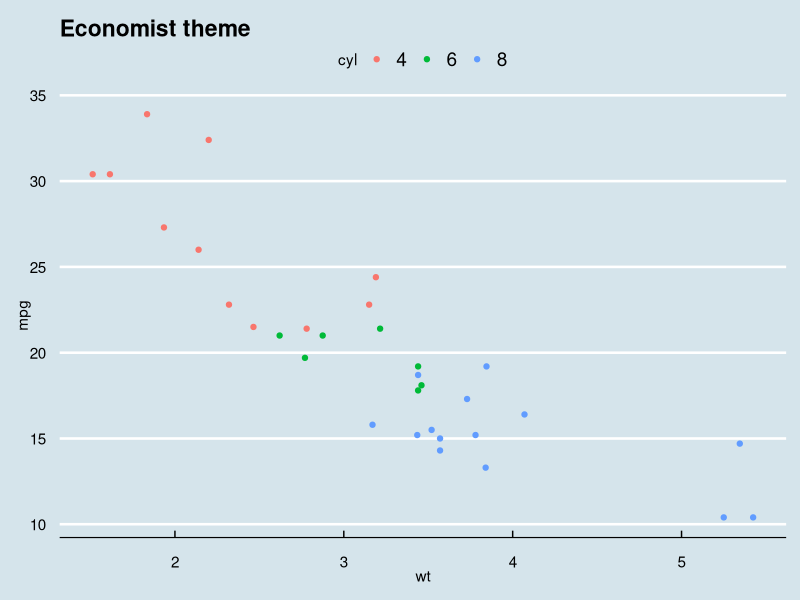
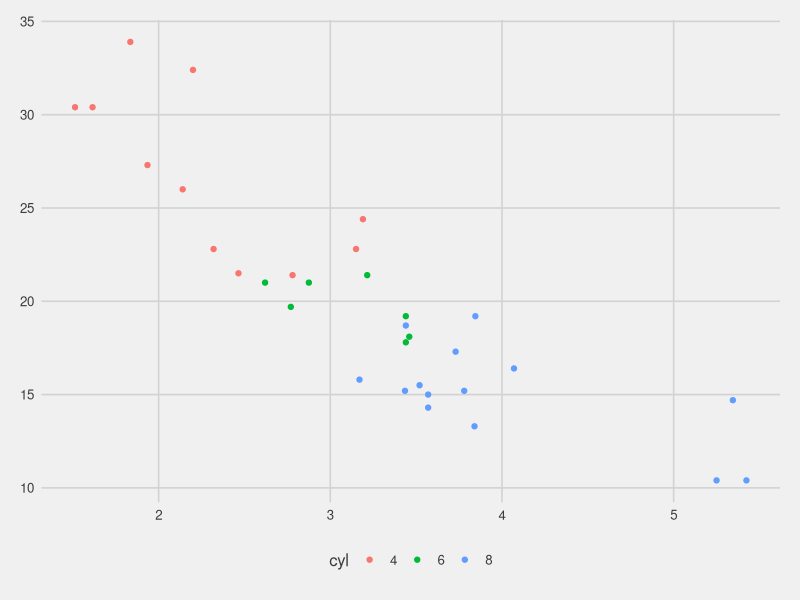
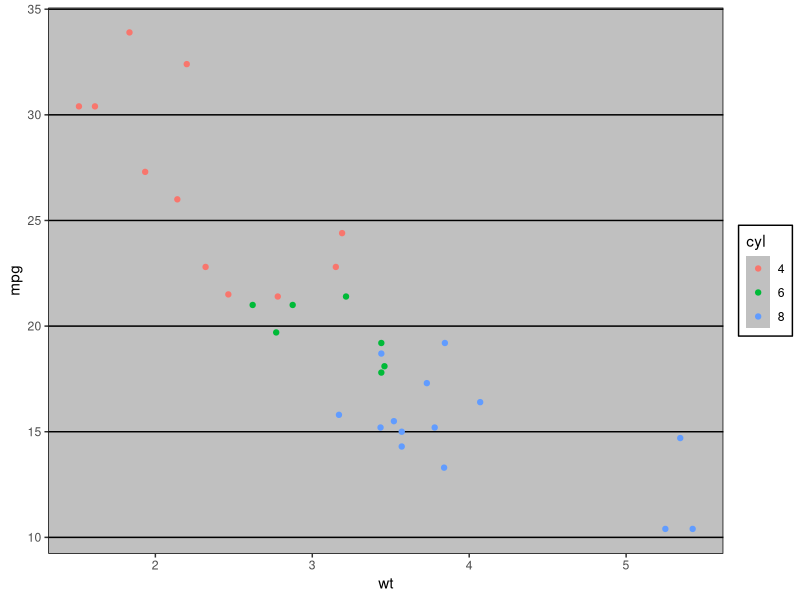
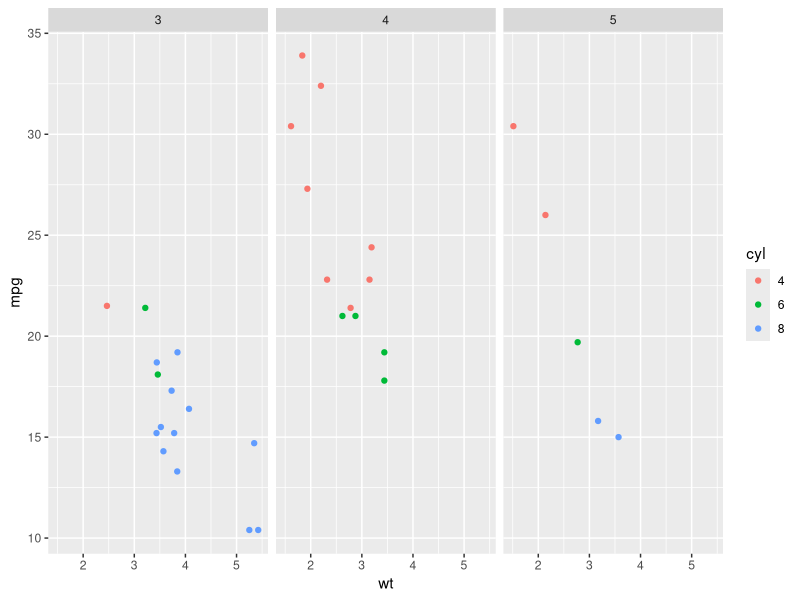
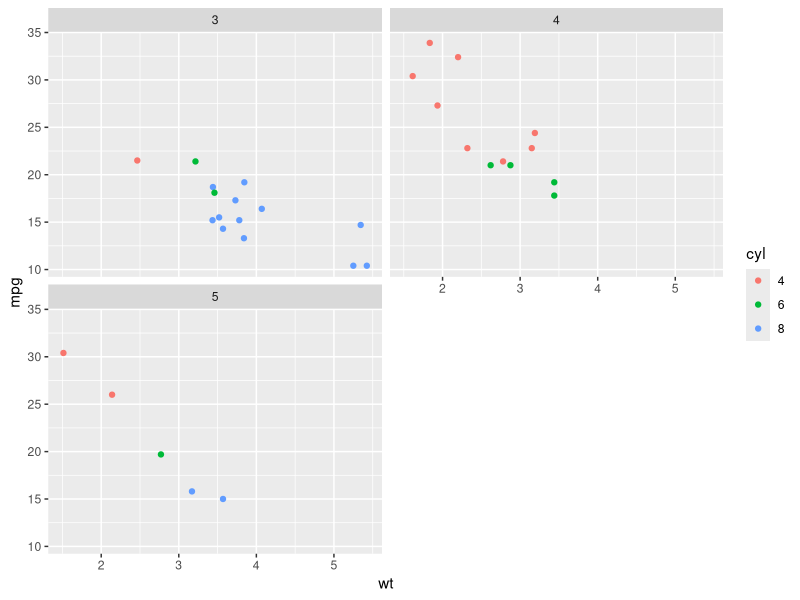
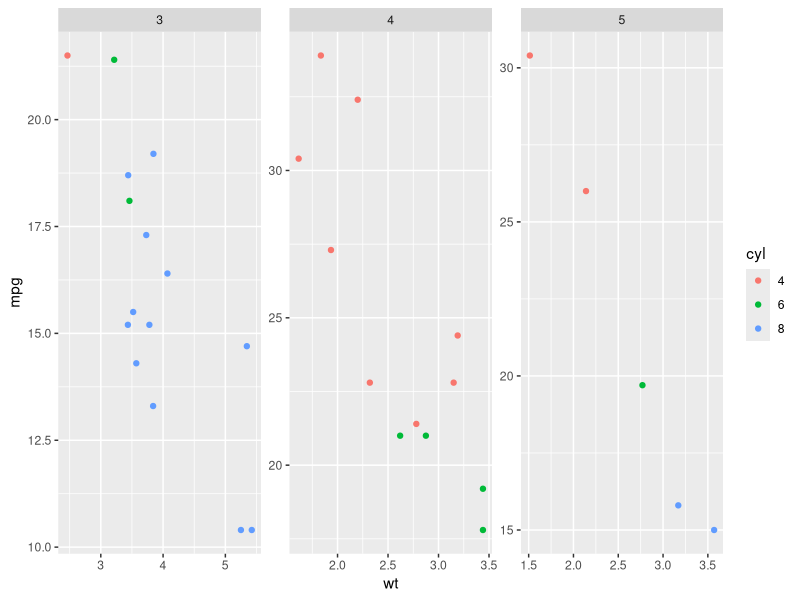
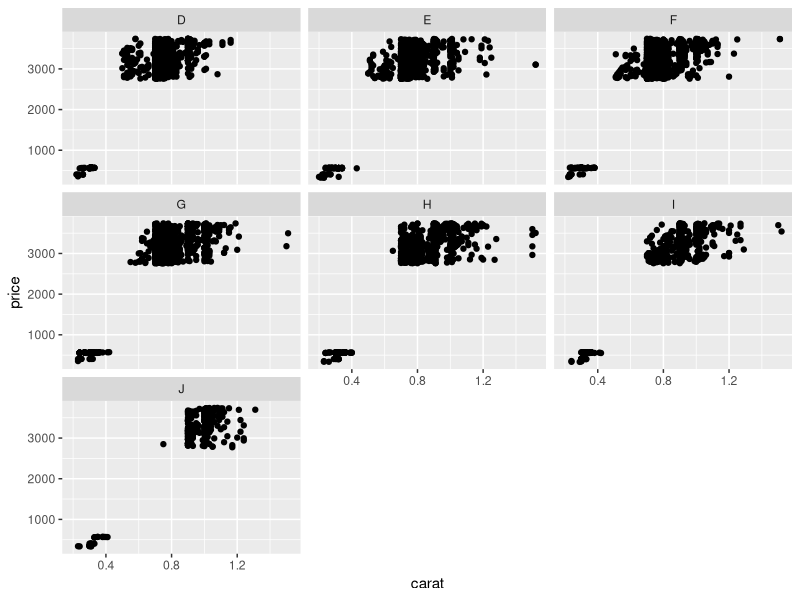
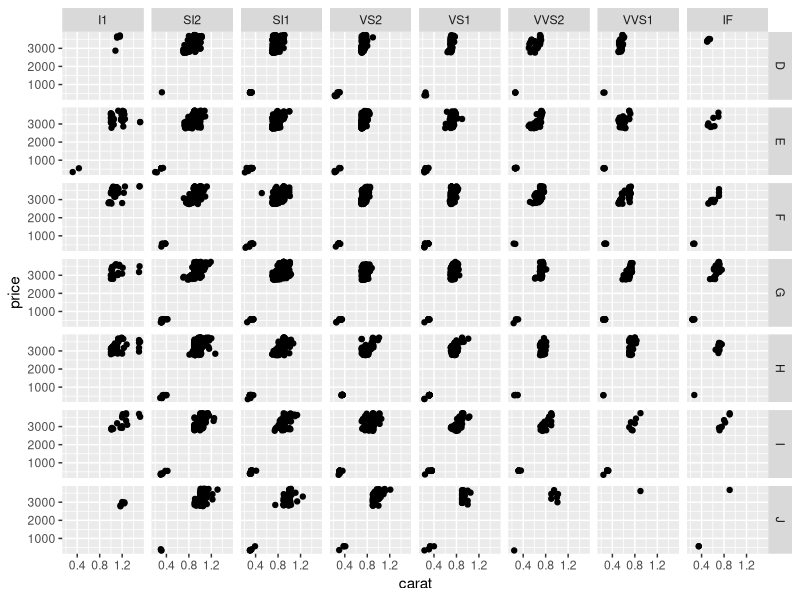

Recreate these plots in R, in order.
## ---- chunk 1
library(ggplot2)
mt = mtcars
mt$cyl = as.factor(mt$cyl)
# and redefine the plot with the new data
mtplot = ggplot(mt, aes(x = wt, y = mpg, color = cyl)) +
    geom_point()
## ---- chunk 2
library(ggthemes)
mtplot + theme_economist() +
    labs(title = "Economist theme")

mtplot + theme_fivethirtyeight()
mtplot + theme_excel()
## ---- chunk 3
mtplot + facet_wrap(~ gear)

mtplot + facet_wrap(~ gear, ncol = 2)
mtplot + facet_wrap(~ gear, scales = "free")

## ---- chunk 4
diam = diamonds[1:5000, ]

dplot =ggplot(diam, aes(x = carat, y = price)) +
    geom_point()

dplot + facet_wrap(~ color)

dplot + facet_grid(color ~ clarity)
## ---- chunk 5
ggplot(diamonds, aes(x = carat, y = price)) + geom_point(alpha = 0.05, shape = 20)

ggplot(diamonds, aes(x = carat, y = price)) +
    stat_bin_2d(bins = 60)

ggplot(diamonds, aes(x = carat, y = price)) +
    stat_bin_hex(bins = 60)

## ---- chunk 6
mtplot + scale_color_brewer(type = "qual") + theme_bw()

mtplot + scale_color_manual(
    values = c("dodgerblue4", "chartreuse", "aquamarine"), labels = c("4 cyl", "6 cyl", "blah")
) + theme_bw(base_size = 24)

library(scales)
dplot + scale_y_continuous(trans = "log", breaks = c(500, 1000, 3000), labels = dollar)
## ---- chunk 7
mtplot
dplot
library(gridExtra)
grid.arrange(mtplot, dplot, nrow = 1, widths = c(.7, .3))
## ---- chunk 8
ggplot(diam, aes(x = carat)) +
    geom_bar() +
    coord_polar()
## ---- chunk 9
mtplot + geom_smooth(method = "lm") +
    #scale_x_continuous(limits = c(2.5, 3.75)) +
    coord_cartesian(xlim = c(2.5, 3.75)) +
    annotate(geom = "text", x = c(3, 3.5), y = 30, label = c("this is my label", "hi"))
